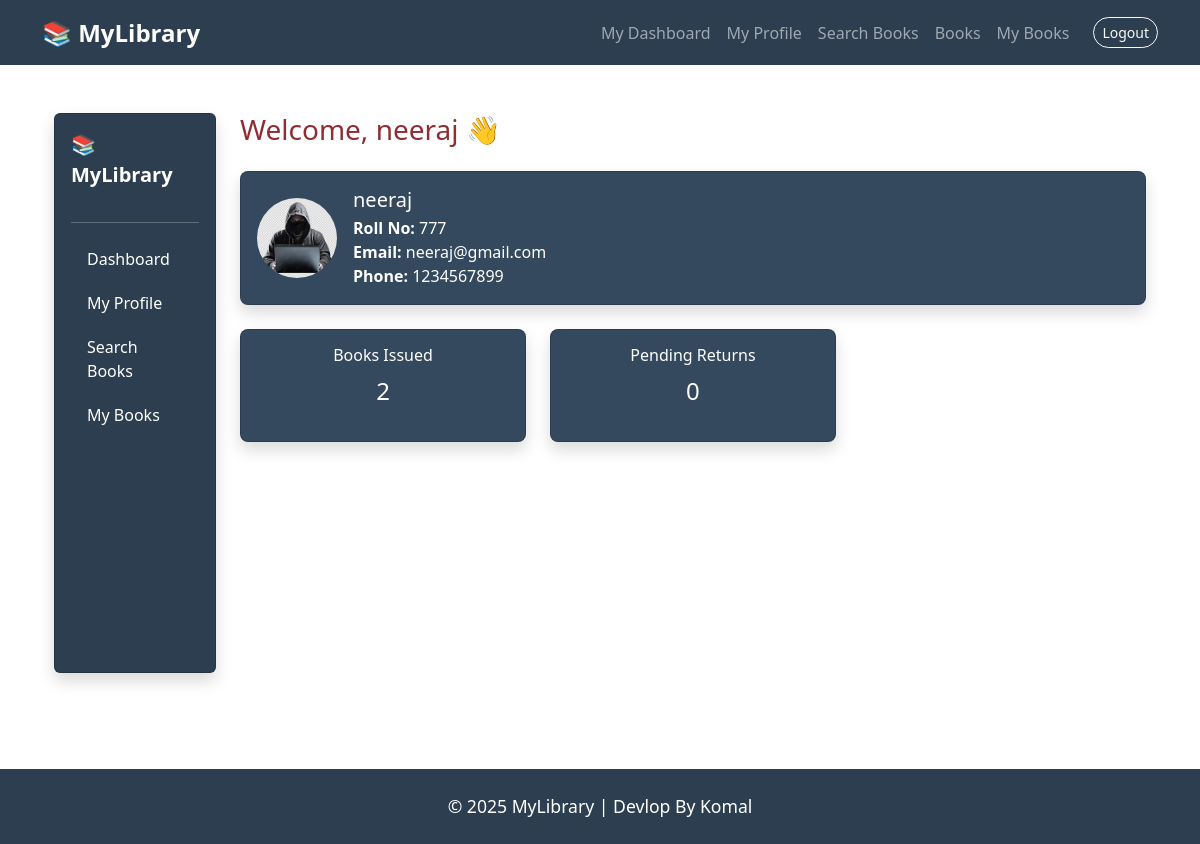
/dashboard/ (signed in), run on the app's committed database.
### mylibrary_app/models.py (models this page shows, shortened)
class Student(models.Model):
    name = models.CharField(max_length=100)
    email = models.EmailField(unique=True)
    phone = models.CharField(max_length=15, blank=True, null=True)
    roll_number = models.CharField(max_length=50, unique=True)
    profile_image = models.ImageField(upload_to='profile_images/', blank=True, null=True)
    password = models.CharField(max_length=128)
    created_at = models.DateTimeField(auto_now_add=True)
    class Meta:
        db_table = 'Student'

### mylibrary_app/views.py (the view)
# urls.py: path('dashboard/', views.student_dashboard, name="student_dashboard"),
def student_dashboard(request):
    user_id = request.session.get('student_id')
    if not user_id:
        return redirect("student_login")
    student = Student.objects.get(id=user_id)
    issued_books = IssueBook.objects.filter(student=student, is_returned=False)
    from django.utils import timezone
    today = timezone.now().date()
    pending_returns = IssueBook.objects.filter(
        student=student,
        is_returned=False,
        return_date__lt=today
    )
    return render(request, "student_dashboard.html", {
        "student": student,
        "issued_books": issued_books.count(),   # sirf active issued books ka count aayega
        "pending_returns": pending_returns.count(),
        "Dashboard": True,
    })

### mylibrary_app/templates/student_dashboard.html (shortened to what this page needs)
{% extends 'base.html' %}
{% block navbar %}
  <li class="nav-item"><a class="nav-link" href="{% url 'student_dashboard' %}">My Dashboard</a></li>
  <li class="nav-item"><a class="nav-link" href="{% url 'my_profile' %}">My Profile</a></li>
  <li class="nav-item"><a class="nav-link" href="{% url 'all_books' %}?q=">Search Books</a></li>
  <li class="nav-item"><a class="nav-link" href="{% url 'all_books' %}">Books</a></li>
  <li class="nav-item"><a class="nav-link" href="{% url 'my_books' %}">My Books</a></li>
{% endblock %}
{% block content %}
{% if Dashboard %}
<div class="container mt-4">
  <div class="row">
    <div class="col-lg-2 col-md-3 mb-4">
      <div class="card shadow rounded sticky-top" style="background-color: #2C3E50; min-height: 70vh;">
        <div class="card-body d-flex flex-column p-3">
          <a href="{% url 'student_dashboard' %}" class="text-white text-decoration-none fs-5 fw-bold mb-3">
            📚 MyLibrary
          </a>
          <hr class="text-white">
          <ul class="nav nav-pills flex-column mb-auto">
            <li class="nav-item mb-1">
              <a href="{% url 'student_dashboard' %}" class="nav-link text-white ">
                Dashboard
              </a>
            </li>
            <li class="nav-item mb-1">
              <a href="{% url 'my_profile' %}" class="nav-link text-white">My Profile</a>
            </li>
            <li class="nav-item mb-1">
              <a href="#" class="nav-link text-white">Search Books</a>
            </li>
            <li class="nav-item mb-1">
              <a href="#" class="nav-link text-white">My Books</a>
            </li>
          </ul>
        </div>
      </div>
    </div>
   <div class="col-lg-10 col-md-9">
  <h3 class="mb-4" style="color: rgb(145, 45, 50);">Welcome, {{ student.name }} 👋</h3>
      <div class="card shadow p-3 mb-4 d-flex flex-row align-items-center" style="background-color: #34495E; color:white;">
        <img src="{{ student.profile_image.url }}" alt="Profile" class="rounded-circle me-3" style="width:80px; height:80px; object-fit:cover;">
        <div>
          <h5 class="mb-1">{{ student.name }}</h5>
          <p class="mb-0"><strong>Roll No:</strong> {{ student.roll_number }}</p>
          <p class="mb-0"><strong>Email:</strong> {{ student.email }}</p>
          <p class="mb-0"><strong>Phone:</strong> {{ student.phone }}</p>
        </div>
      </div>
      <div class="row g-4 mb-4">
        <div class="col-md-4">
          <div class="card text-white text-center shadow" style="background-color:#34495E;">
            <div class="card-body">
              <h6 class="card-title">Books Issued</h6>
              <p class="fs-4">{{ issued_books }}</p>
            </div>
          </div>
        </div>
        <div class="col-md-4">
          <div class="card text-white text-center shadow" style="background-color:#34495E;">
            <div class="card-body">
              <h6 class="card-title">Pending Returns</h6>
              <p class="fs-4">{{ pending_returns }}</p>
            </div>
          </div>
        </div>
      </div>
    </div>
  </div>
</div>
{% endif %}
{% endblock %}

### mylibrary_app/templates/base.html (style rules this page uses)
.card { border-radius: 0.5rem; box-shadow: 0 2px 6px rgba(0,0,0,0.1); }
.nav-link { border-radius: 0.4rem; transition: 0.3s; }

### data on the page
Student: name "neeraj", profile_image (picture), roll_number "777", email "neeraj@gmail.com", phone "1234567899"

### other printed values
{{ issued_books }} "2"
{{ pending_returns }} "0"
